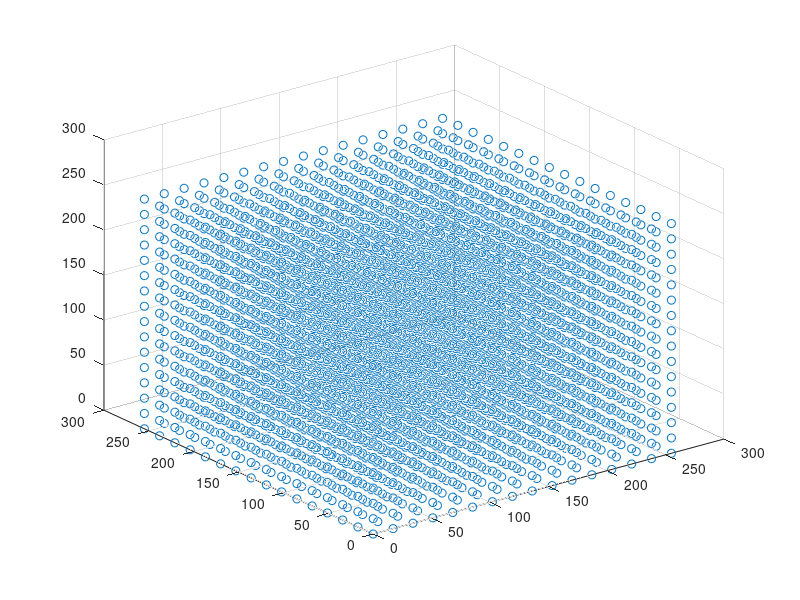

Write the MATLAB code that produced this figure. (Note: this script raises an error after producing the figure.)
% generate 3D rgb-XYZ mapping matrix

% 15x15x15 is 3375

count=1;
colour_table = [];
for r = 0:17:255
    for g = 0:17:255
        for b = 0:17:255
            colour_table(count, 1) = r;
            colour_table(count, 2) = g;
            colour_table(count, 3) = b;
            count = count+1;
        end
    end
end
scatter3(colour_table(:,1),colour_table(:,2),colour_table(:,3));
writematrix(colour_table,'test_file_rgb_color_array.csv') 


% ----- Once the table has been obtained with the colometer
scatter3(rgbxyzcolorarray{:,'CIE1931X'},rgbxyzcolorarray{:,'CIE1931Y'},rgbxyzcolorarray{:,'CIE1931Z'});